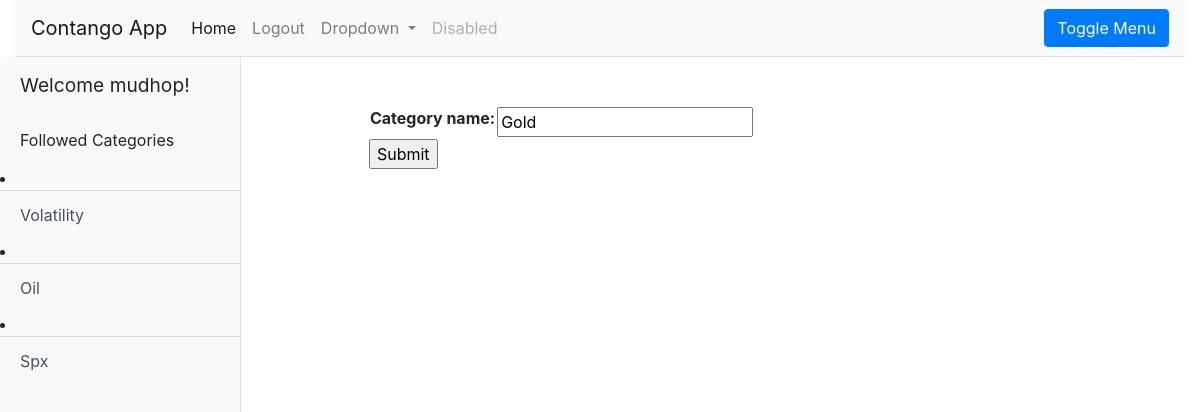
Screenshot of /main/category/2/update/ (signed in) with the database file from the repository.
### main/models.py (models this page shows, shortened)
class Category(models.Model):
    category_name = models.CharField(max_length=100)

### main/views.py (the view)
# urls.py: path('category/<int:pk>/update/', views.CategoryUpdate.as_view(), name='category-update'),
class CategoryUpdate(LoginRequiredMixin, UpdateView):
    model = Category
    fields = '__all__'

### main/models.py (called while the page is built)
    def get_followed_categories(self):
        return self.followed_categories.all()

### main/templates/main/category_form.html (shortened to what this page needs)
{% extends "base_generic.html" %}
{% block content %}
    <form action="" method="POST">
        <table>
            {{ form.as_table }}
        </table>
        <input type="submit" value="Submit">
    </form>
{% endblock %}

### main/templates/base_generic.html (shortened to what this page needs)
<!DOCTYPE html>
<html lang="en">
<head>
  <link rel="stylesheet" href="https://stackpath.bootstrapcdn.com/bootstrap/4.1.3/css/bootstrap.min.css">
  {% load static %}
  <link rel="stylesheet" href="{% static 'css/bootstrap.min.css' %}">
  <link rel="stylesheet" href="{% static 'css/bootstrap.css' %}">
  <link rel="stylesheet" href="{% static 'css/sidebar.css' %}">
</head>
<body>
  <div class="container-fluid">
      <nav class="navbar navbar-expand-lg navbar-light bg-light border-bottom">
      <a class="navbar-brand" href="#">Contango App</a>
      <div class="collapse navbar-collapse" id="navbarSupportedContent">
        <ul class="navbar-nav mr-auto">
          <li class="nav-item active">
            <a class="nav-link" href="{% url 'home' %}">Home <span class="sr-only">(current)</span></a>
          </li>
          <li class="nav-item">
              <a class="nav-link" href="{% url 'logout' %}?next={{ request.path }}">Logout</a>
          </li>
          <li class="nav-item dropdown">
            <a class="nav-link dropdown-toggle" href="#" id="navbarDropdown" role="button" data-toggle="dropdown" aria-haspopup="true" aria-expanded="false">
              Dropdown
            </a>
          </li>
          <li class="nav-item">
            <a class="nav-link disabled" href="#" tabindex="-1" aria-disabled="true">Disabled</a>
          </li>
        </ul>
        <button class="btn btn-primary" id="menu-toggle">Toggle Menu</button>
      </div>
      </nav>
    </div>
  <div class="d-flex" id="wrapper">
    <div class="bg-light border-right" id="sidebar-wrapper">
      <div class="sidebar-heading">Welcome {{ user.get_username }}!</div>
      <div class="list-group list-group-flush">
              {% if user.profile.get_followed_categories %}
                  <div class="sidebar-subheading">Followed Categories</div>
                  {% for category in user.profile.get_followed_categories %}
                    <li><a href="{% url 'category-detail' category_name=category.category_name %}" class="list-group-item list-group-item-action bg-light">{{ category.category_name }}</a></li>
                  {% endfor %}
              {% endif %}
      </div>
    </div>
    <div id="page-content-wrapper">
      <div class="container-fluid">
            <div class="row">
                <div class="col">
                </div>
                <div class="col-10 py-5 px-lg-5">
                    {% block content %}
                    {% endblock %}
                </div>
                <div class="col">
            </div>
          </div>
      </div>
    </div>
  </div>
</body>
</html>

### main/static/css/sidebar.css (style rules this page uses)
#wrapper { overflow-x: hidden; }
#sidebar-wrapper { min-height: 100vh; margin-left: -15rem; -webkit-transition: margin .25s ease-out; -moz-transition: margin .25s ease-out; -o-transition: margin .25s ease-out; transition: margin .25s ease-out; }
#sidebar-wrapper .sidebar-heading { padding: 0.875rem 1.25rem; font-size: 1.2rem; }
#sidebar-wrapper .sidebar-subheading { padding: 0.875rem 1.25rem; font-size: 1.0rem; }
#sidebar-wrapper .list-group { width: 15rem; }
#page-content-wrapper { min-width: 100vw; }
@media (min-width: 768px) { #sidebar-wrapper { margin-left: 0; } }
@media (min-width: 768px) { #page-content-wrapper { min-width: 0; width: 100%; } }

### rows the page displays
Category: category_name "Volatility"
Category: category_name "Oil"
Category: category_name "Spx"
Category: category_name "Gold"

### other values shown
{{ user.get_username }} "mudhop"
